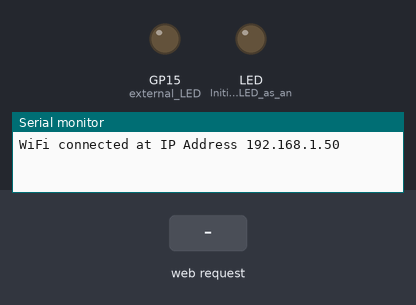
Recording of a program running on a simulated Raspberry Pi Pico W. Parts: output pins drawn as LEDs (lit = HIGH), the last lines printed to the serial monitor. Inputs (shaded band) come from the test bench. WiFi joins after 1.5 s; servers stay silent unless stated.

Above: at 2.7 s.
2.8 s: HTTP request GET /led/on received
At 3.9 s:
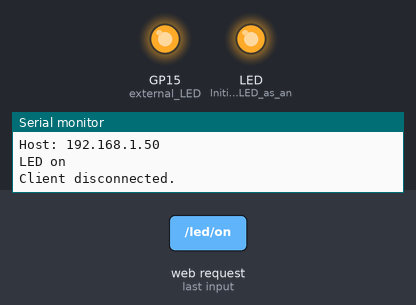
4.3 s: HTTP request GET /led/off received
At 5.1 s:
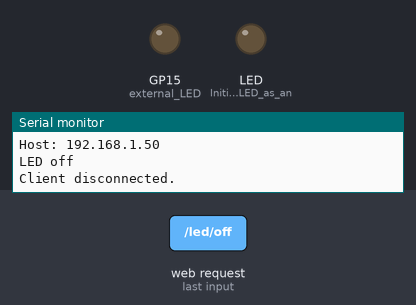
Timing chart, 0 to 7.3 s (numbered marks = the images above; inputs shaded):
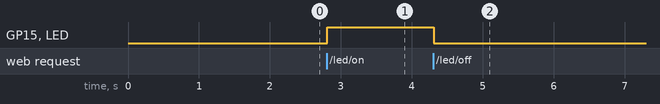

The program:

main.cpp
```cpp
#include <Arduino.h>

#include <WiFi.h>

const int external_LED = 15;

const char* ssid = "bens laptop";
const char* password = "demetrius";

// const char* ssid = "Fios-Y3244";
// const char* password = "dog0228pub5853mean";

// ------------------------ Initial WiFi Setup ----------------------- //
/*
void setup() {

  // Start the Serial Monitor
  Serial.begin(9600);
  WiFi.mode(WIFI_STA);
  WiFi.begin(ssid, password);

  // For some reason this doesn't work - Not sure why yet
  // while (WiFi.status() != WL_CONNECTED) {
  //   delay(500);
  //   Serial.print(".");
  //   Serial.print(WiFi.status());
  //   delay(500);
  // }

  pinMode(LED_BUILTIN, OUTPUT);
  pinMode(external_LED, OUTPUT);
}

void loop() {
  // Connection established
  Serial.println("");
  Serial.print("Pico W is connected to WiFi network ");
  Serial.println(WiFi.SSID());

  // Print IP Address
  Serial.print("Assigned IP Address: ");
  Serial.println(WiFi.localIP());

  // Basic LED Blink
  digitalWrite(LED_BUILTIN, HIGH);
  digitalWrite(external_LED, HIGH);
  delay(500);

  digitalWrite(LED_BUILTIN, LOW);
  digitalWrite(external_LED, LOW);

  delay(500);
}
*/

// --------------------------- LED Control -------------------------------- //
// Set web server port number to 80
WiFiServer server(80);

String header;                          // Variable to store the HTTP request
String picoLEDState = "off";            // Variable to store onboard LED state

unsigned long currentTime = millis();   // Current time
unsigned long previousTime = 0;         // Previous time

const long timeoutTime = 2000;          // Define timeout time in milliseconds (example: 2000ms = 2s)

void setup() {

  // Start Serial Monitor
  Serial.begin(9600);

  pinMode(LED_BUILTIN, OUTPUT);         // Initialize the LED as an output
  pinMode(external_LED, OUTPUT);        // Initialize the external LED as an output

  digitalWrite(LED_BUILTIN, LOW);       // Set LED off

  WiFi.begin(ssid, password);           // Connect to Wi-Fi network with SSID and password

  // Display progress on Serial monitor
  // while (WiFi.status() != WL_CONNECTED) {
  //   delay(500);
  //   Serial.print(".");
  // }

  // Print local IP address and start web server
  Serial.println("");
  Serial.print("WiFi connected at IP Address ");
  Serial.println(WiFi.localIP());

  // Start Server
  server.begin();
}

 // ------------------------ LED Control --------------------------- //
void loop() {

  WiFiClient client = server.available();   // Listen for incoming clients

  if (client) {                             // If a new client connects,
    currentTime = millis();
    previousTime = currentTime;
    Serial.println("New Client.");          // print a message out in the serial port
    String currentLine = "";                // make a String to hold incoming data from the client
    while (client.connected() && currentTime - previousTime <= timeoutTime) {  // loop while the client's connected
      currentTime = millis();
      if (client.available()) {             // if there's bytes to read from the client,
        char c = client.read();             // read a byte, then
        Serial.write(c);                    // print it out the serial monitor
        header += c;
        if (c == '\n') {                    // if the byte is a newline character
          // if the current line is blank, you got two newline characters in a row.
          // that's the end of the client HTTP request, so send a response:
          if (currentLine.length() == 0) {
            // HTTP headers always start with a response code (e.g. HTTP/1.1 200 OK)
            // and a content-type so the client knows what's coming, then a blank line:
            client.println("HTTP/1.1 200 OK");
            client.println("Content-type:text/html");
            client.println("Connection: close");
            client.println();

            // Switch the LED on and off
            if (header.indexOf("GET /led/on") >= 0) {
              Serial.println("LED on");
              picoLEDState = "on";
              digitalWrite(LED_BUILTIN, HIGH);
              digitalWrite(external_LED, HIGH);
            } else if (header.indexOf("GET /led/off") >= 0) {
              Serial.println("LED off");
              picoLEDState = "off";
              digitalWrite(LED_BUILTIN, LOW);
              digitalWrite(external_LED, LOW);
            }

            // Display the HTML web page
            client.println("<!DOCTYPE html><html>");
            client.println("<head><meta name=\"viewport\" content=\"width=device-width, initial-scale=1\">");
            client.println("<link rel=\"icon\" href=\"data:,\">");

            // CSS to style the on/off buttons
            client.println("<style>html { font-family: Helvetica; display: inline-block; margin: 0px auto; text-align: center;}");
            client.println(".button { background-color: #4CAF50; border: none; color: white; padding: 16px 40px;");
            client.println("text-decoration: none; font-size: 30px; margin: 2px; cursor: pointer;}");
            // New stuff for grid
            client.println("table { border-collapse: collapse; }");
            client.println("tr { padding: 0; }");
            client.println("td { width: 64px; height: 64px; padding: 0; text-align: center; vertical-align: center; font-size: 1.5em; position: relative; border-left: 3px solid white; }");
            client.println("td:before, td:after { content: ''; position: absolute; background-color: white; }");
            client.println("td:before { top: 2px; left: 0; right: 0; height: 2px; }");
            client.println("td:after { bottom: 2px; left: 0; right: 0; height: 2px; }");
            client.println("tr:first-child td:before, tr:first-child td:after { bottom: 2px; }");
            client.println("tr:last-child td:before, tr:last-child td:after { top: 2px; }");
            client.println(".color1 { background-color: #000000}");
            client.println(".button2 {background-color: #F23A3A;}</style></head>");

            // Web Page Heading
            client.println("<body><h1>Pico W LED Control</h1>");

            // Display current state, and ON/OFF buttons for Onboard LED
            client.println("<p>Onboard LED is " + picoLEDState + "</p>");

            // Set buttons
            if (picoLEDState == "off") {

              //picoLEDState is off, display the ON button
              client.println("<p><a href=\"/led/on\"><button class=\"button\">ON</button></a></p>");
            } else {

              //picoLEDState is on, display the OFF button
              client.println("<p><a href=\"/led/off\"><button class=\"button button2\">OFF</button></a></p>");
            }

            // grid
            client.println("<p> Current Grid Status: </p>");
            // figure out why the top row has two white lines at the top
            client.println("<table><tbody><tr class=\"box-bottom\"><td class=\"color1\" id=\"11\"></td><td class=\"color1\" id=\"12\"></td><td class=\"color1\" id=\"13\"></td><td class=\"color1\" id=\"14\"></td><td class=\"color1\" id=\"15\"></td><td class=\"color1\" id=\"16\"></td><td class=\"color1\" id=\"17\"></td><td class=\"color1\" id=\"18\"></td></tr>");
            client.println("<tr class=\"box-bottom\"><td class=\"color1\" id=\"21\"></td><td class=\"color1\" id=\"22\"></td><td class=\"color1\" id=\"23\"></td><td class=\"color1\" id=\"24\"></td><td class=\"color1\" id=\"25\"></td><td class=\"color1\" id=\"26\"></td><td class=\"color1\" id=\"27\"></td><td class=\"color1\" id=\"28\"></td></tr>");
            client.println("<tr class=\"box-bottom\"><td class=\"color1\" id=\"31\"></td><td class=\"color1\" id=\"32\"></td><td class=\"color1\" id=\"33\"></td><td class=\"color1\" id=\"34\"></td><td class=\"color1\" id=\"35\"></td><td class=\"color1\" id=\"36\"></td><td class=\"color1\" id=\"37\"></td><td class=\"color1\" id=\"38\"></td></tr>");
            client.println("<tr class=\"box-bottom\"><td class=\"color1\" id=\"41\"></td><td class=\"color1\" id=\"42\"></td><td class=\"color1\" id=\"43\"></td><td class=\"color1\" id=\"44\"></td><td class=\"color1\" id=\"45\"></td><td class=\"color1\" id=\"46\"></td><td class=\"color1\" id=\"47\"></td><td class=\"color1\" id=\"48\"></td></tr>");
            client.println("<tr class=\"box-bottom\"><td class=\"color1\" id=\"51\"></td><td class=\"color1\" id=\"52\"></td><td class=\"color1\" id=\"53\"></td><td class=\"color1\" id=\"54\"></td><td class=\"color1\" id=\"55\"></td><td class=\"color1\" id=\"56\"></td><td class=\"color1\" id=\"57\"></td><td class=\"color1\" id=\"58\"></td></tr>");
            client.println("<tr class=\"box-bottom\"><td class=\"color1\" id=\"61\"></td><td class=\"color1\" id=\"62\"></td><td class=\"color1\" id=\"63\"></td><td class=\"color1\" id=\"64\"></td><td class=\"color1\" id=\"65\"></td><td class=\"color1\" id=\"66\"></td><td class=\"color1\" id=\"67\"></td><td class=\"color1\" id=\"68\"></td></tr>");
            client.println("<tr class=\"box-bottom\"><td class=\"color1\" id=\"71\"></td><td class=\"color1\" id=\"72\"></td><td class=\"color1\" id=\"73\"></td><td class=\"color1\" id=\"74\"></td><td class=\"color1\" id=\"75\"></td><td class=\"color1\" id=\"76\"></td><td class=\"color1\" id=\"77\"></td><td class=\"color1\" id=\"78\"></td></tr>");
            client.println("<tr class=\"box-bottom\"><td class=\"color1\" id=\"81\"></td><td class=\"color1\" id=\"82\"></td><td class=\"color1\" id=\"83\"></td><td class=\"color1\" id=\"84\"></td><td class=\"color1\" id=\"85\"></td><td class=\"color1\" id=\"86\"></td><td class=\"color1\" id=\"87\"></td><td class=\"color1\" id=\"88\"></td></tr></tbody></table");


            client.println("</body></html>");

            // The HTTP response ends with another blank line
            client.println();
            // Break out of the while loop
            break;
          } else { // if you got a newline, then clear currentLine
            currentLine = "";
          }
        } else if (c != '\r') {  // if you got anything else but a carriage return character,
          currentLine += c;      // add it to the end of the currentLine
        }
      }
    }
    // Clear the header variable
    header = "";
    // Close the connection
    client.stop();
    Serial.println("Client disconnected.");
    Serial.println("");
  }
}
```

Measured:
- after the input at 2.8 s, GP15 (external_LED), LED (Initialize_the_LED_as_an): LOW → HIGH at once
- after the input at 4.3 s, GP15 (external_LED), LED (Initialize_the_LED_as_an): HIGH → LOW at once
